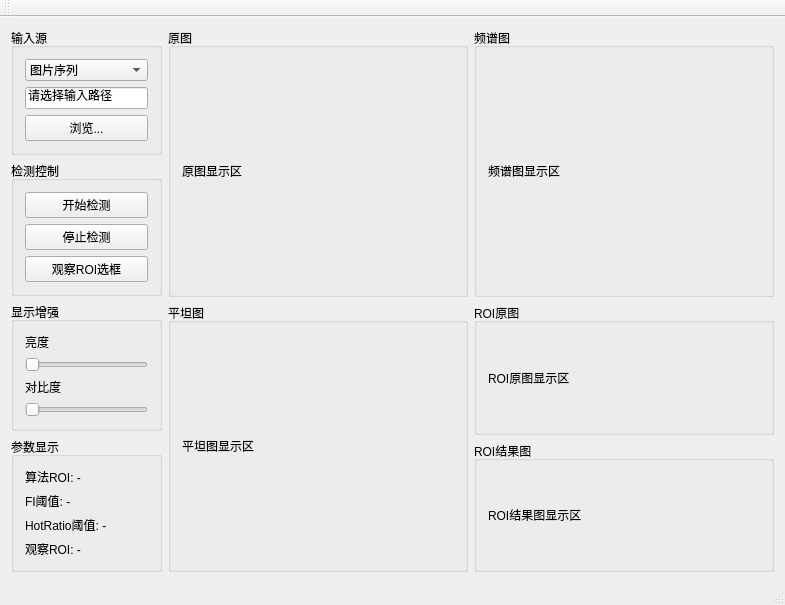
<?xml version="1.0" encoding="UTF-8"?>
<ui version="4.0">
 <class>MainWindow</class>
 <widget class="QMainWindow" name="MainWindow">
  <property name="geometry">
   <rect>
    <x>0</x>
    <y>0</y>
    <width>785</width>
    <height>595</height>
   </rect>
  </property>
  <property name="windowTitle">
   <string>WaferMaster</string>
  </property>
  <widget class="QWidget" name="centralWidget">
   <layout class="QHBoxLayout" name="horizontalLayout" stretch="1,4">
    <item>
     <layout class="QVBoxLayout" name="frameControlPanel">
      <item>
       <layout class="QVBoxLayout" name="verticalLayout_5">
        <item>
         <widget class="QGroupBox" name="groupSource">
          <property name="title">
           <string>输入源</string>
          </property>
          <layout class="QVBoxLayout" name="verticalLayout">
           <item>
            <widget class="QComboBox" name="cmbSourceType">
             <item>
              <property name="text">
               <string>图片序列</string>
              </property>
             </item>
             <item>
              <property name="text">
               <string>AVI视频</string>
              </property>
             </item>
            </widget>
           </item>
           <item>
            <widget class="QLineEdit" name="editSourcePath">
             <property name="text">
              <string>请选择输入路径</string>
             </property>
            </widget>
           </item>
           <item>
            <widget class="QPushButton" name="btnBrowse">
             <property name="text">
              <string>浏览...</string>
             </property>
            </widget>
           </item>
          </layout>
         </widget>
        </item>
        <item>
         <widget class="QGroupBox" name="groupRun">
          <property name="title">
           <string>检测控制</string>
          </property>
          <layout class="QVBoxLayout" name="verticalLayout_2">
           <item>
            <widget class="QPushButton" name="btnStart">
             <property name="text">
              <string>开始检测</string>
             </property>
            </widget>
           </item>
           <item>
            <widget class="QPushButton" name="btnStop">
             <property name="text">
              <string>停止检测</string>
             </property>
            </widget>
           </item>
           <item>
            <widget class="QPushButton" name="btnObserveRoi">
             <property name="text">
              <string>观察ROI选框</string>
             </property>
             <property name="checkable">
              <bool>true</bool>
             </property>
            </widget>
           </item>
          </layout>
         </widget>
        </item>
        <item>
         <widget class="QGroupBox" name="groupView">
          <property name="title">
           <string>显示增强</string>
          </property>
          <layout class="QVBoxLayout" name="verticalLayout_3">
           <item>
            <widget class="QLabel" name="lblBrightTitle">
             <property name="text">
              <string>亮度</string>
             </property>
            </widget>
           </item>
           <item>
            <widget class="QSlider" name="sliderBright">
             <property name="orientation">
              <enum>Qt::Orientation::Horizontal</enum>
             </property>
            </widget>
           </item>
           <item>
            <widget class="QLabel" name="lblContrastTitle">
             <property name="text">
              <string>对比度</string>
             </property>
            </widget>
           </item>
           <item>
            <widget class="QSlider" name="sliderContrast">
             <property name="orientation">
              <enum>Qt::Orientation::Horizontal</enum>
             </property>
            </widget>
           </item>
          </layout>
         </widget>
        </item>
        <item>
         <widget class="QGroupBox" name="groupParams">
          <property name="title">
           <string>参数显示</string>
          </property>
          <layout class="QVBoxLayout" name="verticalLayout_4">
           <item>
            <widget class="QLabel" name="lblAlgoRoi">
             <property name="text">
              <string>算法ROI: -</string>
             </property>
            </widget>
           </item>
           <item>
            <widget class="QLabel" name="lblFiThresh">
             <property name="text">
              <string>FI阈值: -</string>
             </property>
            </widget>
           </item>
           <item>
            <widget class="QLabel" name="lblHotRatioThresh">
             <property name="text">
              <string>HotRatio阈值: -</string>
             </property>
            </widget>
           </item>
           <item>
            <widget class="QLabel" name="lblObserveRoiInfo">
             <property name="text">
              <string>观察ROI: -</string>
             </property>
            </widget>
           </item>
          </layout>
         </widget>
        </item>
       </layout>
      </item>
      <item>
       <spacer name="verticalSpacer">
        <property name="orientation">
         <enum>Qt::Orientation::Vertical</enum>
        </property>
        <property name="sizeHint" stdset="0">
         <size>
          <width>20</width>
          <height>40</height>
         </size>
        </property>
       </spacer>
      </item>
     </layout>
    </item>
    <item>
     <layout class="QGridLayout" name="gridLayout">
      <item row="0" column="2">
       <widget class="QGroupBox" name="groupSpectrum">
        <property name="title">
         <string>频谱图</string>
        </property>
        <layout class="QVBoxLayout" name="verticalLayout_9">
         <item>
          <widget class="QLabel" name="lblViewSpectrum">
           <property name="text">
            <string>频谱图显示区</string>
           </property>
          </widget>
         </item>
        </layout>
       </widget>
      </item>
      <item row="1" column="2">
       <layout class="QVBoxLayout" name="verticalLayout_6">
        <item>
         <widget class="QGroupBox" name="groupRoiSrc">
          <property name="title">
           <string>ROI原图</string>
          </property>
          <layout class="QVBoxLayout" name="verticalLayout_11">
           <item>
            <widget class="QLabel" name="lblRoiOriginal">
             <property name="text">
              <string>ROI原图显示区</string>
             </property>
            </widget>
           </item>
          </layout>
         </widget>
        </item>
        <item>
         <widget class="QGroupBox" name="groupRoiDst">
          <property name="title">
           <string>ROI结果图</string>
          </property>
          <layout class="QVBoxLayout" name="verticalLayout_10">
           <item>
            <widget class="QLabel" name="lblRoiResult">
             <property name="text">
              <string>ROI结果图显示区</string>
             </property>
            </widget>
           </item>
          </layout>
         </widget>
        </item>
       </layout>
      </item>
      <item row="1" column="0">
       <widget class="QGroupBox" name="groupFlatness">
        <property name="title">
         <string>平坦图</string>
        </property>
        <layout class="QVBoxLayout" name="verticalLayout_7">
         <item>
          <widget class="QLabel" name="lblViewFlatness">
           <property name="text">
            <string>平坦图显示区</string>
           </property>
          </widget>
         </item>
        </layout>
       </widget>
      </item>
      <item row="0" column="0">
       <widget class="QGroupBox" name="groupOriginal">
        <property name="title">
         <string>原图</string>
        </property>
        <layout class="QVBoxLayout" name="verticalLayout_8">
         <item>
          <widget class="QLabel" name="lblViewOriginal">
           <property name="text">
            <string>原图显示区</string>
           </property>
          </widget>
         </item>
        </layout>
       </widget>
      </item>
     </layout>
    </item>
   </layout>
  </widget>
  <widget class="QMenuBar" name="menuBar">
   <property name="geometry">
    <rect>
     <x>0</x>
     <y>0</y>
     <width>785</width>
     <height>22</height>
    </rect>
   </property>
  </widget>
  <widget class="QToolBar" name="mainToolBar">
   <attribute name="toolBarArea">
    <enum>TopToolBarArea</enum>
   </attribute>
   <attribute name="toolBarBreak">
    <bool>false</bool>
   </attribute>
  </widget>
  <widget class="QStatusBar" name="statusBar"/>
 </widget>
 <layoutdefault spacing="6" margin="11"/>
 <resources/>
 <connections/>
</ui>
